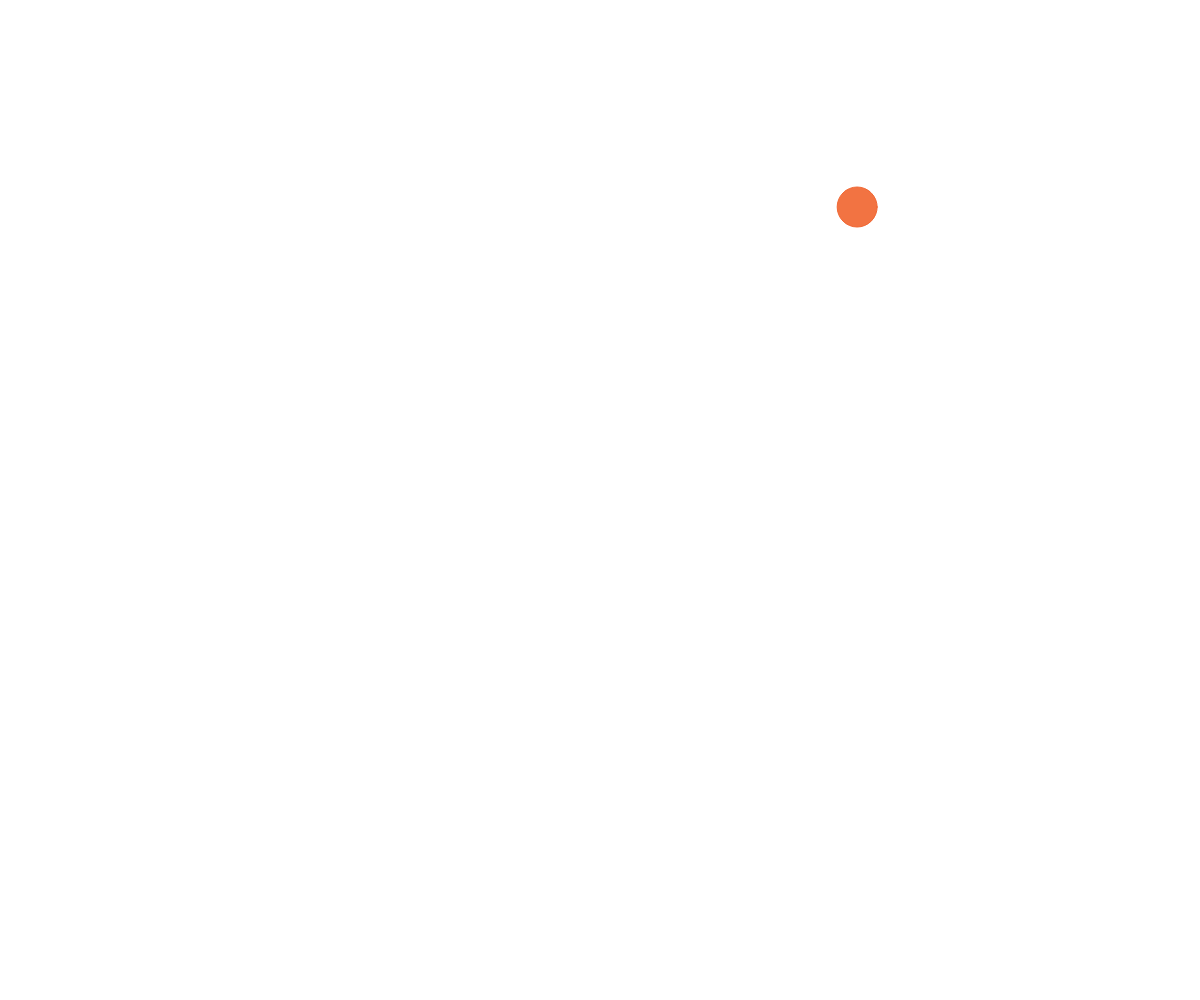
Frame 1 (no input)
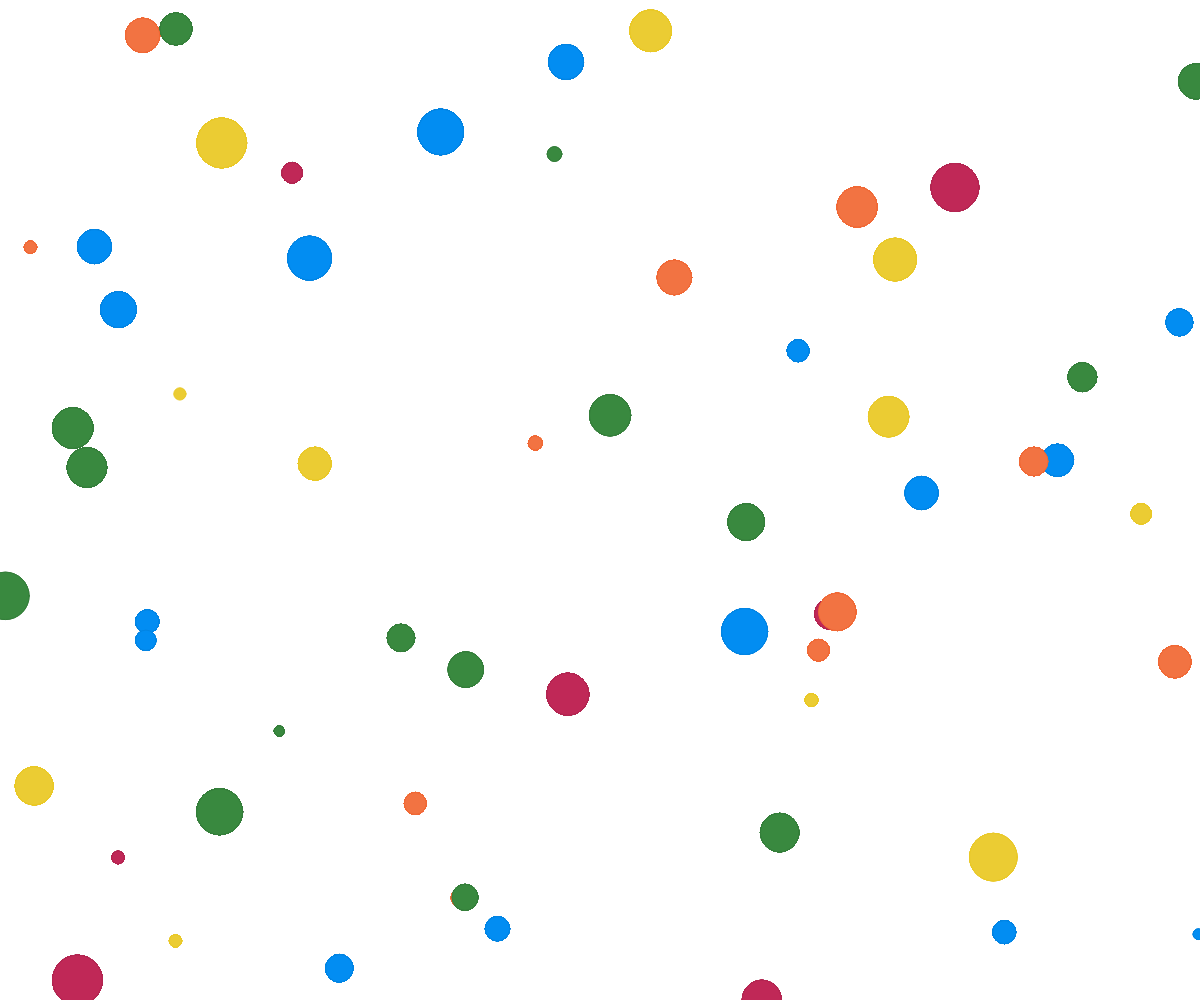
Frame 60 (no input)
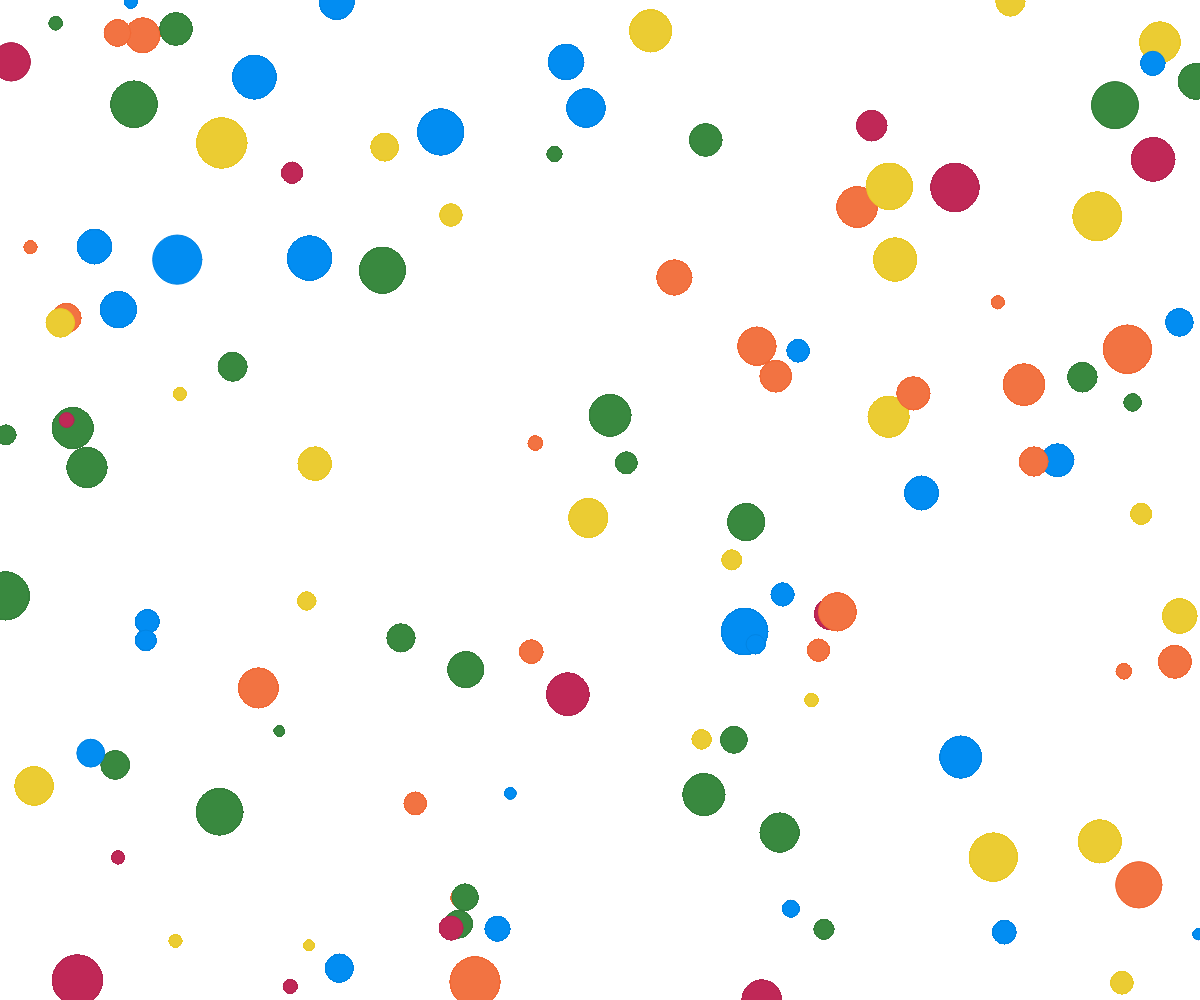
Frame 120 (the mouse pressed at the canvas centre since frame 60)

The p5.js sketch that drew these frames (run headless with seeded random() and noise() and a simulated clock; from frame 60 on, the mouse is pressed at the canvas centre):

// p5.js sketch
// ── sketch.js
let colors = ["#c02857", "#39893f", "#028df2", "#ebcc33", "#f27342"];
let borders = [];
var xPositions = [];
var yPositions = [];
var index = 0;

let balls = [];

function setup() {
  createCanvas(window.innerWidth, window.innerHeight);
  noStroke();
  background("#FFFFFF");
}

function draw() {
  if (balls.length < 1400) {
    let randomColor = Math.round(Math.random() * (colors.length - 1));
    let selectedColor = colors[randomColor];
    let darkerColor = tinycolor(selectedColor).darken(3).toString();
    balls.push(new ball(selectedColor, darkerColor));
  }
  for (let ball of balls) {
    ball.display();
  }
}

function ball(selectedColor, darkerColor) {
  // initialize coordinates
  this.posX = random(window.innerWidth);
  this.posY = random(window.innerHeight);
  this.size = random(10, 50);

  this.display = function () {
    fill(selectedColor);
    stroke(darkerColor);
    strokeWeight(1);
    ellipse(this.posX, this.posY, this.size);
  };
}

// ── tinyColor.js
// This file is autogenerated. It's used to publish CJS to npm.
(function (global, factory) {
  typeof exports === "object" && typeof module !== "undefined"
    ? (module.exports = factory())
    : typeof define === "function" && define.amd
    ? define(factory)
    : ((global =
        typeof globalThis !== "undefined" ? globalThis : global || self),
      (global.tinycolor = factory()));
})(this, function () {
  "use strict";

  // https://github.com/bgrins/TinyColor
  // Brian Grinstead, MIT License

  const trimLeft = /^\s+/;
  const trimRight = /\s+$/;

  function tinycolor(color, opts) {
    color = color ? color : "";
    opts = opts || {};

    // If input is already a tinycolor, return itself
    if (color instanceof tinycolor) {
      return color;
    }
    // If we are called as a function, call using new instead
    if (!(this instanceof tinycolor)) {
      return new tinycolor(color, opts);
    }

    var rgb = inputToRGB(color);
    (this._originalInput = color),
      (this._r = rgb.r),
      (this._g = rgb.g),
      (this._b = rgb.b),
      (this._a = rgb.a),
      (this._roundA = Math.round(100 * this._a) / 100),
      (this._format = opts.format || rgb.format);
    this._gradientType = opts.gradientType;

    // Don't let the range of [0,255] come back in [0,1].
    // Potentially lose a little bit of precision here, but will fix issues where
    // .5 gets interpreted as half of the total, instead of half of 1
    // If it was supposed to be 128, this was already taken care of by `inputToRgb`
    if (this._r < 1) this._r = Math.round(this._r);
    if (this._g < 1) this._g = Math.round(this._g);
    if (this._b < 1) this._b = Math.round(this._b);

    this._ok = rgb.ok;
  }

  tinycolor.prototype = {
    isDark: function () {
      return this.getBrightness() < 128;
    },
    isLight: function () {
      return !this.isDark();
    },
    isValid: function () {
      return this._ok;
    },
    getOriginalInput: function () {
      return this._originalInput;
    },
    getFormat: function () {
      return this._format;
    },
    getAlpha: function () {
      return this._a;
    },
    getBrightness: function () {
      //http://www.w3.org/TR/AERT#color-contrast
      var rgb = this.toRgb();
      return (rgb.r * 299 + rgb.g * 587 + rgb.b * 114) / 1000;
    },
    getLuminance: function () {
      //http://www.w3.org/TR/2008/REC-WCAG20-20081211/#relativeluminancedef
      var rgb = this.toRgb();
      var RsRGB, GsRGB, BsRGB, R, G, B;
      RsRGB = rgb.r / 255;
      GsRGB = rgb.g / 255;
      BsRGB = rgb.b / 255;

      if (RsRGB <= 0.03928) R = RsRGB / 12.92;
      else R = Math.pow((RsRGB + 0.055) / 1.055, 2.4);
      if (GsRGB <= 0.03928) G = GsRGB / 12.92;
      else G = Math.pow((GsRGB + 0.055) / 1.055, 2.4);
      if (BsRGB <= 0.03928) B = BsRGB / 12.92;
      else B = Math.pow((BsRGB + 0.055) / 1.055, 2.4);
      return 0.2126 * R + 0.7152 * G + 0.0722 * B;
    },
    setAlpha: function (value) {
      this._a = boundAlpha(value);
      this._roundA = Math.round(100 * this._a) / 100;
      return this;
    },
    toHsv: function () {
      var hsv = rgbToHsv(this._r, this._g, this._b);
      return { h: hsv.h * 360, s: hsv.s, v: hsv.v, a: this._a };
    },
    toHsvString: function () {
      var hsv = rgbToHsv(this._r, this._g, this._b);
      var h = Math.round(hsv.h * 360),
        s = Math.round(hsv.s * 100),
        v = Math.round(hsv.v * 100);
      return this._a == 1
        ? "hsv(" + h + ", " + s + "%, " + v + "%)"
        : "hsva(" + h + ", " + s + "%, " + v + "%, " + this._roundA + ")";
    },
    toHsl: function () {
      var hsl = rgbToHsl(this._r, this._g, this._b);
      return { h: hsl.h * 360, s: hsl.s, l: hsl.l, a: this._a };
    },
    toHslString: function () {
      var hsl = rgbToHsl(this._r, this._g, this._b);
      var h = Math.round(hsl.h * 360),
        s = Math.round(hsl.s * 100),
        l = Math.round(hsl.l * 100);
      return this._a == 1
        ? "hsl(" + h + ", " + s + "%, " + l + "%)"
        : "hsla(" + h + ", " + s + "%, " + l + "%, " + this._roundA + ")";
    },
    toHex: function (allow3Char) {
      return rgbToHex(this._r, this._g, this._b, allow3Char);
    },
    toHexString: function (allow3Char) {
      return "#" + this.toHex(allow3Char);
    },
    toHex8: function (allow4Char) {
      return rgbaToHex(this._r, this._g, this._b, this._a, allow4Char);
    },
    toHex8String: function (allow4Char) {
      return "#" + this.toHex8(allow4Char);
    },
    toRgb: function () {
      return {
        r: Math.round(this._r),
        g: Math.round(this._g),
        b: Math.round(this._b),
        a: this._a,
      };
    },
    toRgbString: function () {
      return this._a == 1
        ? "rgb(" +
            Math.round(this._r) +
            ", " +
            Math.round(this._g) +
            ", " +
            Math.round(this._b) +
            ")"
        : "rgba(" +
            Math.round(this._r) +
            ", " +
            Math.round(this._g) +
            ", " +
            Math.round(this._b) +
            ", " +
            this._roundA +
            ")";
    },
    toPercentageRgb: function () {
      return {
        r: Math.round(bound01(this._r, 255) * 100) + "%",
        g: Math.round(bound01(this._g, 255) * 100) + "%",
        b: Math.round(bound01(this._b, 255) * 100) + "%",
        a: this._a,
      };
    },
    toPercentageRgbString: function () {
      return this._a == 1
        ? "rgb(" +
            Math.round(bound01(this._r, 255) * 100) +
            "%, " +
            Math.round(bound01(this._g, 255) * 100) +
            "%, " +
            Math.round(bound01(this._b, 255) * 100) +
            "%)"
        : "rgba(" +
            Math.round(bound01(this._r, 255) * 100) +
            "%, " +
            Math.round(bound01(this._g, 255) * 100) +
            "%, " +
            Math.round(bound01(this._b, 255) * 100) +
            "%, " +
            this._roundA +
            ")";
    },
    toName: function () {
      if (this._a === 0) {
        return "transparent";
      }

      if (this._a < 1) {
        return false;
      }

      return hexNames[rgbToHex(this._r, this._g, this._b, true)] || false;
    },
    toFilter: function (secondColor) {
      var hex8String = "#" + rgbaToArgbHex(this._r, this._g, this._b, this._a);
      var secondHex8String = hex8String;
      var gradientType = this._gradientType ? "GradientType = 1, " : "";

      if (secondColor) {
        var s = tinycolor(secondColor);
        secondHex8String = "#" + rgbaToArgbHex(s._r, s._g, s._b, s._a);
      }

      return (
        "progid:DXImageTransform.Microsoft.gradient(" +
        gradientType +
        "startColorstr=" +
        hex8String +
        ",endColorstr=" +
        secondHex8String +
        ")"
      );
    },
    toString: function (format) {
      var formatSet = !!format;
      format = format || this._format;

      var formattedString = false;
      var hasAlpha = this._a < 1 && this._a >= 0;
      var needsAlphaFormat =
        !formatSet &&
        hasAlpha &&
        (format === "hex" ||
          format === "hex6" ||
          format === "hex3" ||
          format === "hex4" ||
          format === "hex8" ||
          format === "name");

      if (needsAlphaFormat) {
        // Special case for "transparent", all other non-alpha formats
        // will return rgba when there is transparency.
        if (format === "name" && this._a === 0) {
          return this.toName();
        }
        return this.toRgbString();
      }
      if (format === "rgb") {
        formattedString = this.toRgbString();
      }
      if (format === "prgb") {
        formattedString = this.toPercentageRgbString();
      }
      if (format === "hex" || format === "hex6") {
        formattedString = this.toHexString();
      }
      if (format === "hex3") {
        formattedString = this.toHexString(true);
      }
      if (format === "hex4") {
        formattedString = this.toHex8String(true);
      }
      if (format === "hex8") {
        formattedString = this.toHex8String();
      }
      if (format === "name") {
        formattedString = this.toName();
      }
      if (format === "hsl") {
        formattedString = this.toHslString();
      }
      if (format === "hsv") {
        formattedString = this.toHsvString();
      }

      return formattedString || this.toHexString();
    },
    clone: function () {
      return tinycolor(this.toString());
    },

    _applyModification: function (fn, args) {
      var color = fn.apply(null, [this].concat([].slice.call(args)));
      this._r = color._r;
      this._g = color._g;
      this._b = color._b;
      this.setAlpha(color._a);
      return this;
    },
    lighten: function () {
      return this._applyModification(lighten, arguments);
    },
    brighten: function () {
      return this._applyModification(brighten, arguments);
    },
    darken: function () {
      return this._applyModification(darken, arguments);
    },
    desaturate: function () {
      return this._applyModification(desaturate, arguments);
    },
    saturate: function () {
      return this._applyModification(saturate, arguments);
    },
    greyscale: function () {
      return this._applyModification(greyscale, arguments);
    },
    spin: function () {
      return this._applyModification(spin, arguments);
    },

    _applyCombination: function (fn, args) {
      return fn.apply(null, [this].concat([].slice.call(args)));
    },
    analogous: function () {
      return this._applyCombination(analogous, arguments);
    },
    complement: function () {
      return this._applyCombination(complement, arguments);
    },
    monochromatic: function () {
      return this._applyCombination(monochromatic, arguments);
    },
    splitcomplement: function () {
      return this._applyCombination(splitcomplement, arguments);
    },
    // Disabled until https://github.com/bgrins/TinyColor/issues/254
    // polyad: function (number) {
    //   return this._applyCombination(polyad, [number]);
    // },
    triad: function () {
      return this._applyCombination(polyad, [3]);
    },
    tetrad: function () {
      return this._applyCombination(polyad, [4]);
    },
  };

  // If input is an object, force 1 into "1.0" to handle ratios properly
  // String input requires "1.0" as input, so 1 will be treated as 1
  tinycolor.fromRatio = function (color, opts) {
    if (typeof color == "object") {
      var newColor = {};
      for (var i in color) {
        if (color.hasOwnProperty(i)) {
          if (i === "a") {
            newColor[i] = color[i];
          } else {
            newColor[i] = convertToPercentage(color[i]);
          }
        }
      }
      color = newColor;
    }

    return tinycolor(color, opts);
  };

  // Given a string or object, convert that input to RGB
  // Possible string inputs:
  //
  //     "red"
  //     "#f00" or "f00"
  //     "#ff0000" or "ff0000"
  //     "#ff000000" or "ff000000"
  //     "rgb 255 0 0" or "rgb (255, 0, 0)"
  //     "rgb 1.0 0 0" or "rgb (1, 0, 0)"
  //     "rgba (255, 0, 0, 1)" or "rgba 255, 0, 0, 1"
  //     "rgba (1.0, 0, 0, 1)" or "rgba 1.0, 0, 0, 1"
  //     "hsl(0, 100%, 50%)" or "hsl 0 100% 50%"
  //     "hsla(0, 100%, 50%, 1)" or "hsla 0 100% 50%, 1"
  //     "hsv(0, 100%, 100%)" or "hsv 0 100% 100%"
  //
  function inputToRGB(color) {
    var rgb = { r: 0, g: 0, b: 0 };
    var a = 1;
    var s = null;
    var v = null;
    var l = null;
    var ok = false;
    var format = false;

    if (typeof color == "string") {
      color = stringInputToObject(color);
    }

    if (typeof color == "object") {
      if (
        isValidCSSUnit(color.r) &&
        isValidCSSUnit(color.g) &&
        isValidCSSUnit(color.b)
      ) {
        rgb = rgbToRgb(color.r, color.g, color.b);
        ok = true;
        format = String(color.r).substr(-1) === "%" ? "prgb" : "rgb";
      } else if (
        isValidCSSUnit(color.h) &&
        isValidCSSUnit(color.s) &&
        isValidCSSUnit(color.v)
      ) {
        s = convertToPercentage(color.s);
        v = convertToPercentage(color.v);
        rgb = hsvToRgb(color.h, s, v);
        ok = true;
        format = "hsv";
      } else if (
        isValidCSSUnit(color.h) &&
        isValidCSSUnit(color.s) &&
        isValidCSSUnit(color.l)
      ) {
        s = convertToPercentage(color.s);
        l = convertToPercentage(color.l);
        rgb = hslToRgb(color.h, s, l);
        ok = true;
        format = "hsl";
      }

      if (color.hasOwnProperty("a")) {
        a = color.a;
      }
    }

    a = boundAlpha(a);

    return {
      ok: ok,
      format: color.format || format,
      r: Math.min(255, Math.max(rgb.r, 0)),
      g: Math.min(255, Math.max(rgb.g, 0)),
      b: Math.min(255, Math.max(rgb.b, 0)),
      a: a,
    };
  }

  // Conversion Functions
  // --------------------

  // `rgbToHsl`, `rgbToHsv`, `hslToRgb`, `hsvToRgb` modified from:
  // <http://mjijackson.com/2008/02/rgb-to-hsl-and-rgb-to-hsv-color-model-conversion-algorithms-in-javascript>

  // `rgbToRgb`
  // Handle bounds / percentage checking to conform to CSS color spec
  // <http://www.w3.org/TR/css3-color/>
  // *Assumes:* r, g, b in [0, 255] or [0, 1]
  // *Returns:* { r, g, b } in [0, 255]
  function rgbToRgb(r, g, b) {
    return {
      r: bound01(r, 255) * 255,
      g: bound01(g, 255) * 255,
      b: bound01(b, 255) * 255,
    };
  }

  // `rgbToHsl`
  // Converts an RGB color value to HSL.
  // *Assumes:* r, g, and b are contained in [0, 255] or [0, 1]
  // *Returns:* { h, s, l } in [0,1]
  function rgbToHsl(r, g, b) {
    r = bound01(r, 255);
    g = bound01(g, 255);
    b = bound01(b, 255);

    var max = Math.max(r, g, b),
      min = Math.min(r, g, b);
    var h,
      s,
      l = (max + min) / 2;

    if (max == min) {
      h = s = 0; // achromatic
    } else {
      var d = max - min;
      s = l > 0.5 ? d / (2 - max - min) : d / (max + min);
      switch (max) {
        case r:
          h = (g - b) / d + (g < b ? 6 : 0);
          break;
        case g:
          h = (b - r) / d + 2;
          break;
        case b:
          h = (r - g) / d + 4;
          break;
      }

      h /= 6;
    }

    return { h: h, s: s, l: l };
  }

  // `hslToRgb`
  // Converts an HSL color value to RGB.
  // *Assumes:* h is contained in [0, 1] or [0, 360] and s and l are contained [0, 1] or [0, 100]
  // *Returns:* { r, g, b } in the set [0, 255]
  function hslToRgb(h, s, l) {
    var r, g, b;

    h = bound01(h, 360);
    s = bound01(s, 100);
    l = bound01(l, 100);

    function hue2rgb(p, q, t) {
      if (t < 0) t += 1;
      if (t > 1) t -= 1;
      if (t < 1 / 6) return p + (q - p) * 6 * t;
      if (t < 1 / 2) return q;
      if (t < 2 / 3) return p + (q - p) * (2 / 3 - t) * 6;
      return p;
    }

    if (s === 0) {
      r = g = b = l; // achromatic
    } else {
      var q = l < 0.5 ? l * (1 + s) : l + s - l * s;
      var p = 2 * l - q;
      r = hue2rgb(p, q, h + 1 / 3);
      g = hue2rgb(p, q, h);
      b = hue2rgb(p, q, h - 1 / 3);
    }

    return { r: r * 255, g: g * 255, b: b * 255 };
  }

  // `rgbToHsv`
  // Converts an RGB color value to HSV
  // *Assumes:* r, g, and b are contained in the set [0, 255] or [0, 1]
  // *Returns:* { h, s, v } in [0,1]
  function rgbToHsv(r, g, b) {
    r = bound01(r, 255);
    g = bound01(g, 255);
    b = bound01(b, 255);

    var max = Math.max(r, g, b),
      min = Math.min(r, g, b);
    var h,
      s,
      v = max;

    var d = max - min;
    s = max === 0 ? 0 : d / max;

    if (max == min) {
      h = 0; // achromatic
    } else {
      switch (max) {
        case r:
          h = (g - b) / d + (g < b ? 6 : 0);
          break;
        case g:
          h = (b - r) / d + 2;
          break;
        case b:
          h = (r - g) / d + 4;
          break;
      }
      h /= 6;
    }
    return { h: h, s: s, v: v };
  }

  // `hsvToRgb`
  // Converts an HSV color value to RGB.
  // *Assumes:* h is contained in [0, 1] or [0, 360] and s and v are contained in [0, 1] or [0, 100]
  // *Returns:* { r, g, b } in the set [0, 255]
  function hsvToRgb(h, s, v) {
    h = bound01(h, 360) * 6;
    s = bound01(s, 100);
    v = bound01(v, 100);

    var i = Math.floor(h),
      f = h - i,
      p = v * (1 - s),
      q = v * (1 - f * s),
      t = v * (1 - (1 - f) * s),
      mod = i % 6,
      r = [v, q, p, p, t, v][mod],
      g = [t, v, v, q, p, p][mod],
      b = [p, p, t, v, v, q][mod];

    return { r: r * 255, g: g * 255, b: b * 255 };
  }

  // `rgbToHex`
  // Converts an RGB color to hex
  // Assumes r, g, and b are contained in the set [0, 255]
  // Returns a 3 or 6 character hex
  function rgbToHex(r, g, b, allow3Char) {
    var hex = [
      pad2(Math.round(r).toString(16)),
      pad2(Math.round(g).toString(16)),
      pad2(Math.round(b).toString(16)),
    ];

    // Return a 3 character hex if possible
    if (
      allow3Char &&
      hex[0].charAt(0) == hex[0].charAt(1) &&
      hex[1].charAt(0) == hex[1].charAt(1) &&
      hex[2].charAt(0) == hex[2].charAt(1)
    ) {
      return hex[0].charAt(0) + hex[1].charAt(0) + hex[2].charAt(0);
    }

    return hex.join("");
  }

  // `rgbaToHex`
  // Converts an RGBA color plus alpha transparency to hex
  // Assumes r, g, b are contained in the set [0, 255] and
  // a in [0, 1]. Returns a 4 or 8 character rgba hex
  function rgbaToHex(r, g, b, a, allow4Char) {
    var hex = [
      pad2(Math.round(r).toString(16)),
      pad2(Math.round(g).toString(16)),
      pad2(Math.round(b).toString(16)),
      pad2(convertDecimalToHex(a)),
    ];

    // Return a 4 character hex if possible
    if (
      allow4Char &&
      hex[0].charAt(0) == hex[0].charAt(1) &&
      hex[1].charAt(0) == hex[1].charAt(1) &&
      hex[2].charAt(0) == hex[2].charAt(1) &&
      hex[3].charAt(0) == hex[3].charAt(1)
    ) {
      return (
        hex[0].charAt(0) +
        hex[1].charAt(0) +
        hex[2].charAt(0) +
        hex[3].charAt(0)
      );
    }

    return hex.join("");
  }

  // `rgbaToArgbHex`
  // Converts an RGBA color to an ARGB Hex8 string
  // Rarely used, but required for "toFilter()"
  function rgbaToArgbHex(r, g, b, a) {
    var hex = [
      pad2(convertDecimalToHex(a)),
      pad2(Math.round(r).toString(16)),
      pad2(Math.round(g).toString(16)),
      pad2(Math.round(b).toString(16)),
    ];

    return hex.join("");
  }

  // `equals`
  // Can be called with any tinycolor input
  tinycolor.equals = function (color1, color2) {
    if (!color1 || !color2) return false;
    return tinycolor(color1).toRgbString() == tinycolor(color2).toRgbString();
  };

  tinycolor.random = function () {
    return tinycolor.fromRatio({
      r: Math.random(),
      g: Math.random(),
      b: Math.random(),
    });
  };

  // Modification Functions
  // ----------------------
  // Thanks to less.js for some of the basics here
  // <https://github.com/cloudhead/less.js/blob/master/lib/less/functions.js>

  function desaturate(color, amount) {
    amount = amount === 0 ? 0 : amount || 10;
    var hsl = tinycolor(color).toHsl();
    hsl.s -= amount / 100;
    hsl.s = clamp01(hsl.s);
    return tinycolor(hsl);
  }

  function saturate(color, amount) {
    amount = amount === 0 ? 0 : amount || 10;
    var hsl = tinycolor(color).toHsl();
    hsl.s += amount / 100;
    hsl.s = clamp01(hsl.s);
    return tinycolor(hsl);
  }

  function greyscale(color) {
    return tinycolor(color).desaturate(100);
  }

  function lighten(color, amount) {
    amount = amount === 0 ? 0 : amount || 10;
    var hsl = tinycolor(color).toHsl();
    hsl.l += amount / 100;
    hsl.l = clamp01(hsl.l);
    return tinycolor(hsl);
  }

  function brighten(color, amount) {
    amount = amount === 0 ? 0 : amount || 10;
    var rgb = tinycolor(color).toRgb();
    rgb.r = Math.max(
      0,
      Math.min(255, rgb.r - Math.round(255 * -(amount / 100)))
    );
    rgb.g = Math.max(
      0,
      Math.min(255, rgb.g - Math.round(255 * -(amount / 100)))
    );
    rgb.b = Math.max(
      0,
      Math.min(255, rgb.b - Math.round(255 * -(amount / 100)))
    );
    return tinycolor(rgb);
  }

  function darken(color, amount) {
    amount = amount === 0 ? 0 : amount || 10;
    var hsl = tinycolor(color).toHsl();
    hsl.l -= amount / 100;
    hsl.l = clamp01(hsl.l);
    return tinycolor(hsl);
  }

  // Spin takes a positive or negative amount within [-360, 360] indicating the change of hue.
  // Values outside of this range will be wrapped into this range.
  function spin(color, amount) {
    var hsl = tinycolor(color).toHsl();
    var hue = (hsl.h + amount) % 360;
    hsl.h = hue < 0 ? 360 + hue : hue;
    return tinycolor(hsl);
  }

  // Combination Functions
  // ---------------------
  // Thanks to jQuery xColor for some of the ideas behind these
  // <https://github.com/infusion/jQuery-xcolor/blob/master/jquery.xcolor.js>

  function complement(color) {
    var hsl = tinycolor(color).toHsl();
    hsl.h = (hsl.h + 180) % 360;
    return tinycolor(hsl);
  }

  function polyad(color, number) {
    if (isNaN(number) || number <= 0) {
      throw new Error("Argument to polyad must be a positive number");
    }
    var hsl = tinycolor(color).toHsl();
    var result = [tinycolor(color)];
    var step = 360 / number;
    for (var i = 1; i < number; i++) {
      result.push(
        tinycolor({ h: (hsl.h + i * step) % 360, s: hsl.s, l: hsl.l })
      );
    }

    return result;
  }

  function splitcomplement(color) {
    var hsl = tinycolor(color).toHsl();
    var h = hsl.h;
    return [
      tinycolor(color),
      tinycolor({ h: (h + 72) % 360, s: hsl.s, l: hsl.l }),
      tinycolor({ h: (h + 216) % 360, s: hsl.s, l: hsl.l }),
    ];
  }

  function analogous(color, results, slices) {
    results = results || 6;
    slices = slices || 30;

    var hsl = tinycolor(color).toHsl();
    var part = 360 / slices;
    var ret = [tinycolor(color)];

    for (hsl.h = (hsl.h - ((part * results) >> 1) + 720) % 360; --results; ) {
      hsl.h = (hsl.h + part) % 360;
      ret.push(tinycolor(hsl));
    }
    return ret;
  }

  function monochromatic(color, results) {
    results = results || 6;
    var hsv = tinycolor(color).toHsv();
    var h = hsv.h,
      s = hsv.s,
      v = hsv.v;
    var ret = [];
    var modification = 1 / results;

    while (results--) {
      ret.push(tinycolor({ h: h, s: s, v: v }));
      v = (v + modification) % 1;
    }

    return ret;
  }

  // Utility Functions
  // ---------------------

  tinycolor.mix = function (color1, color2, amount) {
    amount = amount === 0 ? 0 : amount || 50;

    var rgb1 = tinycolor(color1).toRgb();
    var rgb2 = tinycolor(color2).toRgb();

    var p = amount / 100;

    var rgba = {
      r: (rgb2.r - rgb1.r) * p + rgb1.r,
      g: (rgb2.g - rgb1.g) * p + rgb1.g,
      b: (rgb2.b - rgb1.b) * p + rgb1.b,
      a: (rgb2.a - rgb1.a) * p + rgb1.a,
    };

    return tinycolor(rgba);
  };

  // Readability Functions
  // ---------------------
  // <http://www.w3.org/TR/2008/REC-WCAG20-20081211/#contrast-ratiodef (WCAG Version 2)

  // `contrast`
  // Analyze the 2 colors and returns the color contrast defined by (WCAG Version 2)
  tinycolor.readability = function (color1, color2) {
    var c1 = tinycolor(color1);
    var c2 = tinycolor(color2);
    return (
      (Math.max(c1.getLuminance(), c2.getLuminance()) + 0.05) /
      (Math.min(c1.getLuminance(), c2.getLuminance()) + 0.05)
    );
  };

  // `isReadable`
  // Ensure that foreground and background color combinations meet WCAG2 guidelines.
  // The third argument is an optional Object.
  //      the 'level' property states 'AA' or 'AAA' - if missing or invalid, it defaults to 'AA';
  //      the 'size' property states 'large' or 'small' - if missing or invalid, it defaults to 'small'.
  // If the entire object is absent, isReadable defaults to {level:"AA",size:"small"}.

  // *Example*
  //    tinycolor.isReadable("#000", "#111") => false
  //    tinycolor.isReadable("#000", "#111",{level:"AA",size:"large"}) => false
  tinycolor.isReadable = function (color1, color2, wcag2) {
    var readability = tinycolor.readability(color1, color2);
    var wcag2Parms, out;

    out = false;

    wcag2Parms = validateWCAG2Parms(wcag2);
    switch (wcag2Parms.level + wcag2Parms.size) {
      case "AAsmall":
      case "AAAlarge":
        out = readability >= 4.5;
        break;
      case "AAlarge":
        out = readability >= 3;
        break;
      case "AAAsmall":
        out = readability >= 7;
        break;
    }
    return out;
  };

  // `mostReadable`
  // Given a base color and a list of possible foreground or background
  // colors for that base, returns the most readable color.
  // Optionally returns Black or White if the most readable color is unreadable.
  // *Example*
  //    tinycolor.mostReadable(tinycolor.mostReadable("#123", ["#124", "#125"],{includeFallbackColors:false}).toHexString(); // "#112255"
  //    tinycolor.mostReadable(tinycolor.mostReadable("#123", ["#124", "#125"],{includeFallbackColors:true}).toHexString();  // "#ffffff"
  //    tinycolor.mostReadable("#a8015a", ["#faf3f3"],{includeFallbackColors:true,level:"AAA",size:"large"}).toHexString(); // "#faf3f3"
  //    tinycolor.mostReadable("#a8015a", ["#faf3f3"],{includeFallbackColors:true,level:"AAA",size:"small"}).toHexString(); // "#ffffff"
  tinycolor.mostReadable = function (baseColor, colorList, args) {
    var bestColor = null;
    var bestScore = 0;
    var readability;
    var includeFallbackColors, level, size;
    args = args || {};
    includeFallbackColors = args.includeFallbackColors;
    level = args.level;
    size = args.size;

    for (var i = 0; i < colorList.length; i++) {
      readability = tinycolor.readability(baseColor, colorList[i]);
      if (readability > bestScore) {
        bestScore = readability;
        bestColor = tinycolor(colorList[i]);
      }
    }

    if (
      tinycolor.isReadable(baseColor, bestColor, {
        level: level,
        size: size,
      }) ||
      !includeFallbackColors
    ) {
      return bestColor;
    } else {
      args.includeFallbackColors = false;
      return tinycolor.mostReadable(baseColor, ["#fff", "#000"], args);
    }
  };

  // Big List of Colors
  // ------------------
  // <https://www.w3.org/TR/css-color-4/#named-colors>
  var names = (tinycolor.names = {
    aliceblue: "f0f8ff",
    antiquewhite: "faebd7",
    aqua: "0ff",
    aquamarine: "7fffd4",
    azure: "f0ffff",
    beige: "f5f5dc",
    bisque: "ffe4c4",
    black: "000",
    blanchedalmond: "ffebcd",
    blue: "00f",
    blueviolet: "8a2be2",
    brown: "a52a2a",
    burlywood: "deb887",
    burntsienna: "ea7e5d",
    cadetblue: "5f9ea0",
    chartreuse: "7fff00",
    chocolate: "d2691e",
    coral: "ff7f50",
    cornflowerblue: "6495ed",
    cornsilk: "fff8dc",
    crimson: "dc143c",
    cyan: "0ff",
    darkblue: "00008b",
    darkcyan: "008b8b",
    darkgoldenrod: "b8860b",
    darkgray: "a9a9a9",
    darkgreen: "006400",
    darkgrey: "a9a9a9",
    darkkhaki: "bdb76b",
    darkmagenta: "8b008b",
    darkolivegreen: "556b2f",
    darkorange: "ff8c00",
    darkorchid: "9932cc",
    darkred: "8b0000",
    darksalmon: "e9967a",
    darkseagreen: "8fbc8f",
    darkslateblue: "483d8b",
    darkslategray: "2f4f4f",
    darkslategrey: "2f4f4f",
    darkturquoise: "00ced1",
    darkviolet: "9400d3",
    deeppink: "ff1493",
    deepskyblue: "00bfff",
    dimgray: "696969",
    dimgrey: "696969",
    dodgerblue: "1e90ff",
    firebrick: "b22222",
    floralwhite: "fffaf0",
    forestgreen: "228b22",
    fuchsia: "f0f",
    gainsboro: "dcdcdc",
    ghostwhite: "f8f8ff",
    gold: "ffd700",
    goldenrod: "daa520",
    gray: "808080",
    green: "008000",
    greenyellow: "adff2f",
    grey: "808080",
    honeydew: "f0fff0",
    hotpink: "ff69b4",
    indianred: "cd5c5c",
    indigo: "4b0082",
    ivory: "fffff0",
    khaki: "f0e68c",
    lavender: "e6e6fa",
    lavenderblush: "fff0f5",
    lawngreen: "7cfc00",
    lemonchiffon: "fffacd",
    lightblue: "add8e6",
    lightcoral: "f08080",
    lightcyan: "e0ffff",
    lightgoldenrodyellow: "fafad2",
    lightgray: "d3d3d3",
    lightgreen: "90ee90",
    lightgrey: "d3d3d3",
    lightpink: "ffb6c1",
    lightsalmon: "ffa07a",
    lightseagreen: "20b2aa",
    lightskyblue: "87cefa",
    lightslategray: "789",
    lightslategrey: "789",
    lightsteelblue: "b0c4de",
    lightyellow: "ffffe0",
    lime: "0f0",
    limegreen: "32cd32",
    linen: "faf0e6",
    magenta: "f0f",
    maroon: "800000",
    mediumaquamarine: "66cdaa",
    mediumblue: "0000cd",
    mediumorchid: "ba55d3",
    mediumpurple: "9370db",
    mediumseagreen: "3cb371",
    mediumslateblue: "7b68ee",
    mediumspringgreen: "00fa9a",
    mediumturquoise: "48d1cc",
    mediumvioletred: "c71585",
    midnightblue: "191970",
    mintcream: "f5fffa",
    mistyrose: "ffe4e1",
    moccasin: "ffe4b5",
    navajowhite: "ffdead",
    navy: "000080",
    oldlace: "fdf5e6",
    olive: "808000",
    olivedrab: "6b8e23",
    orange: "ffa500",
    orangered: "ff4500",
    orchid: "da70d6",
    palegoldenrod: "eee8aa",
    palegreen: "98fb98",
    paleturquoise: "afeeee",
    palevioletred: "db7093",
    papayawhip: "ffefd5",
    peachpuff: "ffdab9",
    peru: "cd853f",
    pink: "ffc0cb",
    plum: "dda0dd",
    powderblue: "b0e0e6",
    purple: "800080",
    rebeccapurple: "663399",
    red: "f00",
    rosybrown: "bc8f8f",
    royalblue: "4169e1",
    saddlebrown: "8b4513",
    salmon: "fa8072",
    sandybrown: "f4a460",
    seagreen: "2e8b57",
    seashell: "fff5ee",
    sienna: "a0522d",
    silver: "c0c0c0",
    skyblue: "87ceeb",
    slateblue: "6a5acd",
    slategray: "708090",
    slategrey: "708090",
    snow: "fffafa",
    springgreen: "00ff7f",
    steelblue: "4682b4",
    tan: "d2b48c",
    teal: "008080",
    thistle: "d8bfd8",
    tomato: "ff6347",
    turquoise: "40e0d0",
    violet: "ee82ee",
    wheat: "f5deb3",
    white: "fff",
    whitesmoke: "f5f5f5",
    yellow: "ff0",
    yellowgreen: "9acd32",
  });

  // Make it easy to access colors via `hexNames[hex]`
  var hexNames = (tinycolor.hexNames = flip(names));

  // Utilities
  // ---------

  // `{ 'name1': 'val1' }` becomes `{ 'val1': 'name1' }`
  function flip(o) {
    var flipped = {};
    for (var i in o) {
      if (o.hasOwnProperty(i)) {
        flipped[o[i]] = i;
      }
    }
    return flipped;
  }

  // Return a valid alpha value [0,1] with all invalid values being set to 1
  function boundAlpha(a) {
    a = parseFloat(a);

    if (isNaN(a) || a < 0 || a > 1) {
      a = 1;
    }

    return a;
  }

  // Take input from [0, n] and return it as [0, 1]
  function bound01(n, max) {
    if (isOnePointZero(n)) n = "100%";

    var processPercent = isPercentage(n);
    n = Math.min(max, Math.max(0, parseFloat(n)));

    // Automatically convert percentage into number
    if (processPercent) {
      n = parseInt(n * max, 10) / 100;
    }

    // Handle floating point rounding errors
    if (Math.abs(n - max) < 0.000001) {
      return 1;
    }

    // Convert into [0, 1] range if it isn't already
    return (n % max) / parseFloat(max);
  }

  // Force a number between 0 and 1
  function clamp01(val) {
    return Math.min(1, Math.max(0, val));
  }

  // Parse a base-16 hex value into a base-10 integer
  function parseIntFromHex(val) {
    return parseInt(val, 16);
  }

  // Need to handle 1.0 as 100%, since once it is a number, there is no difference between it and 1
  // <http://stackoverflow.com/questions/7422072/javascript-how-to-detect-number-as-a-decimal-including-1-0>
  function isOnePointZero(n) {
    return typeof n == "string" && n.indexOf(".") != -1 && parseFloat(n) === 1;
  }

  // Check to see if string passed in is a percentage
  function isPercentage(n) {
    return typeof n === "string" && n.indexOf("%") != -1;
  }

  // Force a hex value to have 2 characters
  function pad2(c) {
    return c.length == 1 ? "0" + c : "" + c;
  }

  // Replace a decimal with it's percentage value
  function convertToPercentage(n) {
    if (n <= 1) {
      n = n * 100 + "%";
    }

    return n;
  }

  // Converts a decimal to a hex value
  function convertDecimalToHex(d) {
    return Math.round(parseFloat(d) * 255).toString(16);
  }
  // Converts a hex value to a decimal
  function convertHexToDecimal(h) {
    return parseIntFromHex(h) / 255;
  }

  var matchers = (function () {
    // <http://www.w3.org/TR/css3-values/#integers>
    var CSS_INTEGER = "[-\\+]?\\d+%?";

    // <http://www.w3.org/TR/css3-values/#number-value>
    var CSS_NUMBER = "[-\\+]?\\d*\\.\\d+%?";

    // Allow positive/negative integer/number.  Don't capture the either/or, just the entire outcome.
    var CSS_UNIT = "(?:" + CSS_NUMBER + ")|(?:" + CSS_INTEGER + ")";

    // Actual matching.
    // Parentheses and commas are optional, but not required.
    // Whitespace can take the place of commas or opening paren
    var PERMISSIVE_MATCH3 =
      "[\\s|\\(]+(" +
      CSS_UNIT +
      ")[,|\\s]+(" +
      CSS_UNIT +
      ")[,|\\s]+(" +
      CSS_UNIT +
      ")\\s*\\)?";
    var PERMISSIVE_MATCH4 =
      "[\\s|\\(]+(" +
      CSS_UNIT +
      ")[,|\\s]+(" +
      CSS_UNIT +
      ")[,|\\s]+(" +
      CSS_UNIT +
      ")[,|\\s]+(" +
      CSS_UNIT +
      ")\\s*\\)?";

    return {
      CSS_UNIT: new RegExp(CSS_UNIT),
      rgb: new RegExp("rgb" + PERMISSIVE_MATCH3),
      rgba: new RegExp("rgba" + PERMISSIVE_MATCH4),
      hsl: new RegExp("hsl" + PERMISSIVE_MATCH3),
      hsla: new RegExp("hsla" + PERMISSIVE_MATCH4),
      hsv: new RegExp("hsv" + PERMISSIVE_MATCH3),
      hsva: new RegExp("hsva" + PERMISSIVE_MATCH4),
      hex3: /^#?([0-9a-fA-F]{1})([0-9a-fA-F]{1})([0-9a-fA-F]{1})$/,
      hex6: /^#?([0-9a-fA-F]{2})([0-9a-fA-F]{2})([0-9a-fA-F]{2})$/,
      hex4: /^#?([0-9a-fA-F]{1})([0-9a-fA-F]{1})([0-9a-fA-F]{1})([0-9a-fA-F]{1})$/,
      hex8: /^#?([0-9a-fA-F]{2})([0-9a-fA-F]{2})([0-9a-fA-F]{2})([0-9a-fA-F]{2})$/,
    };
  })();

  // `isValidCSSUnit`
  // Take in a single string / number and check to see if it looks like a CSS unit
  // (see `matchers` above for definition).
  function isValidCSSUnit(color) {
    return !!matchers.CSS_UNIT.exec(color);
  }

  // `stringInputToObject`
  // Permissive string parsing.  Take in a number of formats, and output an object
  // based on detected format.  Returns `{ r, g, b }` or `{ h, s, l }` or `{ h, s, v}`
  function stringInputToObject(color) {
    color = color.replace(trimLeft, "").replace(trimRight, "").toLowerCase();
    var named = false;
    if (names[color]) {
      color = names[color];
      named = true;
    } else if (color == "transparent") {
      return { r: 0, g: 0, b: 0, a: 0, format: "name" };
    }

    // Try to match string input using regular expressions.
    // Keep most of the number bounding out of this function - don't worry about [0,1] or [0,100] or [0,360]
    // Just return an object and let the conversion functions handle that.
    // This way the result will be the same whether the tinycolor is initialized with string or object.
    var match;
    if ((match = matchers.rgb.exec(color))) {
      return { r: match[1], g: match[2], b: match[3] };
    }
    if ((match = matchers.rgba.exec(color))) {
      return { r: match[1], g: match[2], b: match[3], a: match[4] };
    }
    if ((match = matchers.hsl.exec(color))) {
      return { h: match[1], s: match[2], l: match[3] };
    }
    if ((match = matchers.hsla.exec(color))) {
      return { h: match[1], s: match[2], l: match[3], a: match[4] };
    }
    if ((match = matchers.hsv.exec(color))) {
      return { h: match[1], s: match[2], v: match[3] };
    }
    if ((match = matchers.hsva.exec(color))) {
      return { h: match[1], s: match[2], v: match[3], a: match[4] };
    }
    if ((match = matchers.hex8.exec(color))) {
      return {
        r: parseIntFromHex(match[1]),
        g: parseIntFromHex(match[2]),
        b: parseIntFromHex(match[3]),
        a: convertHexToDecimal(match[4]),
        format: named ? "name" : "hex8",
      };
    }
    if ((match = matchers.hex6.exec(color))) {
      return {
        r: parseIntFromHex(match[1]),
        g: parseIntFromHex(match[2]),
        b: parseIntFromHex(match[3]),
        format: named ? "name" : "hex",
      };
    }
    if ((match = matchers.hex4.exec(color))) {
      return {
        r: parseIntFromHex(match[1] + "" + match[1]),
        g: parseIntFromHex(match[2] + "" + match[2]),
        b: parseIntFromHex(match[3] + "" + match[3]),
        a: convertHexToDecimal(match[4] + "" + match[4]),
        format: named ? "name" : "hex8",
      };
    }
    if ((match = matchers.hex3.exec(color))) {
      return {
        r: parseIntFromHex(match[1] + "" + match[1]),
        g: parseIntFromHex(match[2] + "" + match[2]),
        b: parseIntFromHex(match[3] + "" + match[3]),
        format: named ? "name" : "hex",
      };
    }

    return false;
  }

  function validateWCAG2Parms(parms) {
    // return valid WCAG2 parms for isReadable.
    // If input parms are invalid, return {"level":"AA", "size":"small"}
    var level, size;
    parms = parms || { level: "AA", size: "small" };
    level = (parms.level || "AA").toUpperCase();
    size = (parms.size || "small").toLowerCase();
    if (level !== "AA" && level !== "AAA") {
      level = "AA";
    }
    if (size !== "small" && size !== "large") {
      size = "small";
    }
    return { level: level, size: size };
  }

  return tinycolor;
});
